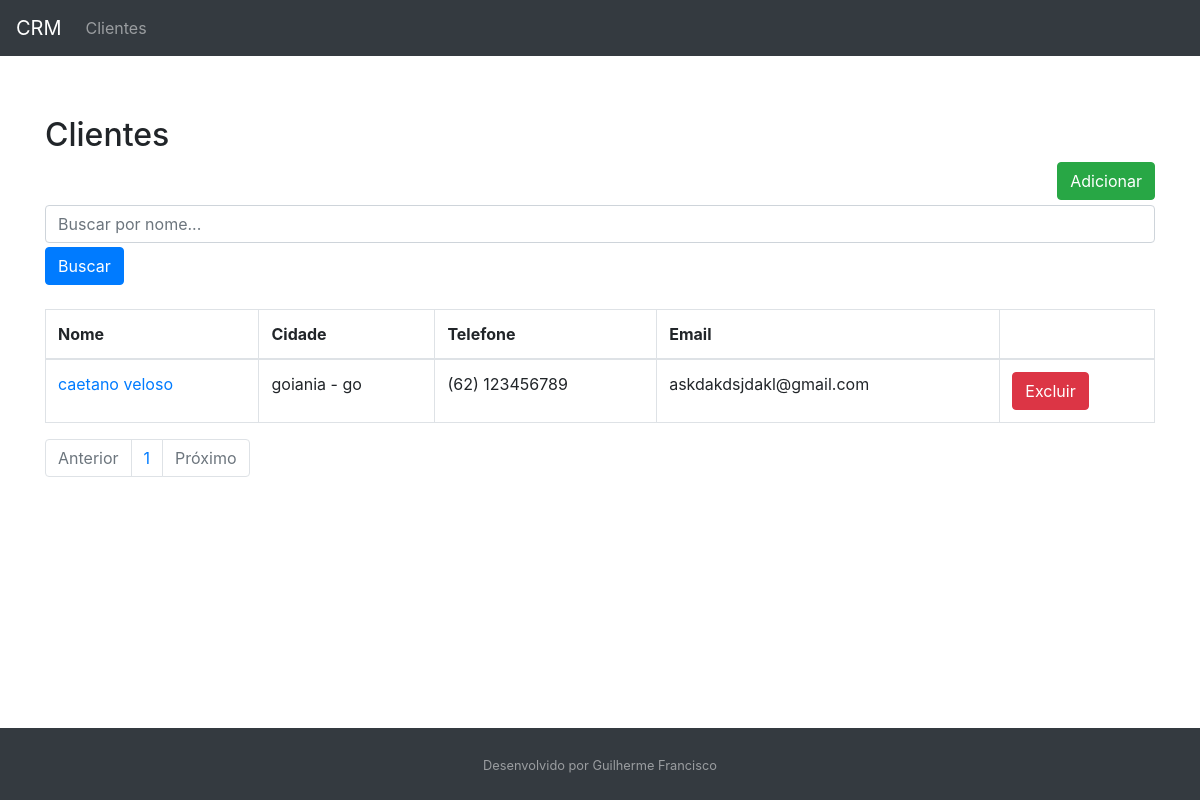
The page /customer/list/ on the database as committed earlier.
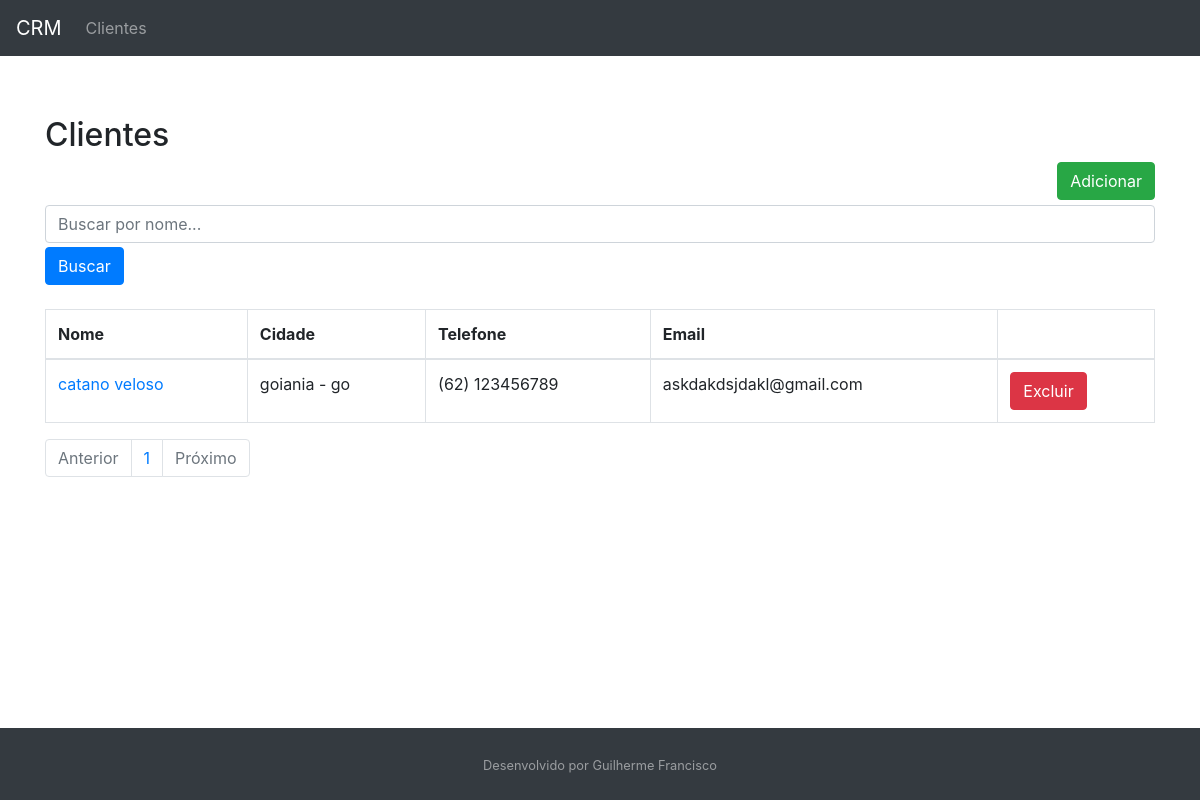
The same page on the database as committed later.
### customer/models.py (models this page shows, shortened)
class Customer(models.Model):
    first_name = models.CharField(max_length=30)
    last_name = models.CharField(max_length=50)
    email = models.EmailField()
    birth_date = models.DateField()
    area_code = models.CharField(max_length=3)
    phone_number = models.CharField(max_length=9)
    country = models.CharField(max_length=30)
    state = models.CharField(max_length=30)
    city = models.CharField(max_length=30)
    created_date = models.DateTimeField(auto_now_add=True)
    updated_date = models.DateTimeField(auto_now=True)
    active = models.BooleanField(default=True)
    def get_full_phone_number(self):
        return f"({self.area_code}) {self.phone_number}"
    def get_full_name(self):
        return f"{self.first_name} {self.last_name}"
    def get_full_city(self):
        return f"{self.city} - {self.state}"
    def get_absolute_url(self):
        return reverse("customer:customer-update", kwargs={"id": self.id})
    def get_delete_url(self):
        return reverse("customer:customer-delete", kwargs={"id": self.id})
    class Meta:
        db_table = "customer"

### customer/views.py (the view)
# urls.py: path("list/", CustomerListView.as_view(), name="customer-list"),
class CustomerListView(ListView):
    template_name = "customer/customer_list.html"
    paginate_by = 5
    model = Customer
    def get_queryset(self):
        name = self.request.GET.get("name")
        if name:
            object_list = self.model.objects.filter(
                Q(first_name__icontains=name) | Q(last_name__icontains=name)
            )
        else:
            object_list = self.model.objects.all()
        return object_list

### customer/templates/customer/customer_list.html
{% extends "model-page.html"%}
{% block content %}
    <h2>Clientes</h2>
    <a href="{% url "customer:customer-create" %}">
        <button type="button" class="btn btn-success"
            style="float: right; margin-bottom: 5px">Adicionar</button>
    </a>
    <form>
        <div class="form-group mb-1">
            <input class="form-control" type="text" name="name" placeholder="Buscar por nome...">
        </div>
        <button type="submit" class="btn btn-primary">Buscar</button>
    </form>
    <table class="table table-bordered mt-4 table-responsive-md">
        <thead>
            <tr>
                <th>Nome</th>
                <th>Cidade</th>
                <th>Telefone</th>
                <th>Email</th>
                <th></th>
            </tr>
        </thead>
        <tbody>
            {% for customer in customer_list%}
                <tr>
                    <td><a href="{{ customer.get_absolute_url }}">{{ customer.get_full_name }}</a></td>
                    <td>{{ customer.get_full_city }}</td>
                    <td>{{ customer.get_full_phone_number }}</td>
                    <td>{{ customer.email }}</td>
                    <form method="POST" action="{{ customer.get_delete_url }}">{% csrf_token %}
                        <td><button type="submit" class="btn btn-danger">Excluir</button></td>
                    </form>
                </tr>
            {% endfor %}
        </tbody>
    </table>
    <ul class="pagination">
        {% if page_obj.has_previous %}
            <li class="page-item"><a class="page-link"
                href="?page={{ page_obj.previous_page_number }}">Anterior</a></li>
        {% else %}
            <li class="page-item disabled"><a class="page-link" href="#">Anterior</a></li>
        {% endif %}
        {% for object in page_obj.paginator.page_range %}
            <li class="page-item"><a class="page-link" href="?page={{ forloop.counter }}">{{ forloop.counter }}</a></li>
        {% endfor %}
        {% if page_obj.has_next %}
            <li class="page-item"><a class="page-link"
                href="?page={{ page_obj.next_page_number }}">Próximo</a></li>
        {% else %}
            <li class="page-item disabled"><a class="page-link" href="#">Próximo</a></li>
        {% endif %}
    </ul>
{% endblock %}

### core/templates/model-page.html (shortened to what this page needs)
<!DOCTYPE html>
<html lang="pt-br">
<head>
    <link rel="stylesheet" href="https://stackpath.bootstrapcdn.com/bootstrap/4.4.1/css/bootstrap.min.css">
</head>
<body class="d-flex flex-column">
    <header>
        {% include "model-header.html" %}
    </header>
    <main class="content" style="margin-top: 5%">
        <div class="container">
            {% block content %} {% endblock %}
        </div>
    </main>
    <footer class="py-4 bg-dark text-white-50">
        {% include "model-footer.html" %}
    </footer>
</body>
</html>

### core/templates/model-header.html
<nav class="navbar navbar-expand-sm bg-dark navbar-dark">
    <a href="{% url "index" %}" class="navbar-brand">CRM</a>
    <ul class="navbar-nav mr-auto">
        <li class="nav-item">
            <a href="{% url "customer:customer-list" %}" class="nav-link">Clientes</a>
        </li>
    </ul>
</nav>

### core/templates/model-footer.html
<div class="container text-center">
    <small>Desenvolvido por Guilherme Francisco</small>
</div>

### core/templates/model-page.html (style rules this page uses)
html, body { height: 100%; }
main { flex: 1 0 auto; }
footer { flex-shrink: none; margin-top: 2em; }

Rows that differ between the two databases and show on the page:
removed Customer: get_full_name "caetano veloso", get_full_city "goiania - go", get_full_phone_number "(62) 123456789", email "askdakdsjdakl@gmail.com"
added Customer: get_full_name "catano veloso", get_full_city "goiania - go", get_full_phone_number "(62) 123456789", email "askdakdsjdakl@gmail.com"
